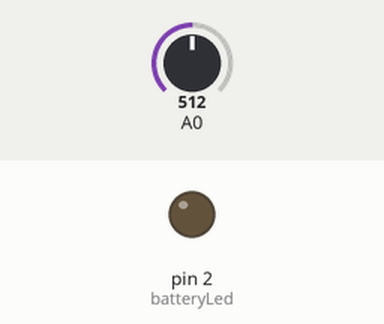
Recording of a sketch running on a simulated Arduino Uno, built with avr-gcc and run on an emulated ATmega328P. Shown: output pins drawn as LEDs (lit = HIGH). The inputs (shaded band) are chosen by the test bench; at power-on: A0 = 512.

Above: at 1.3 s.
1.4 s: A0 set to 212
2.9 s: A0 set to 195
At 4.2 s:
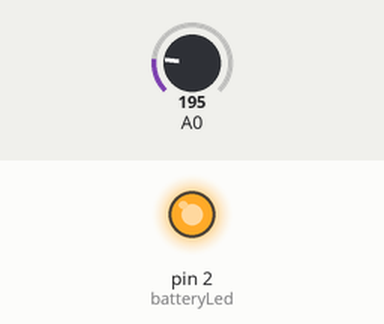
4.5 s: A0 set to 306
At 5.5 s:
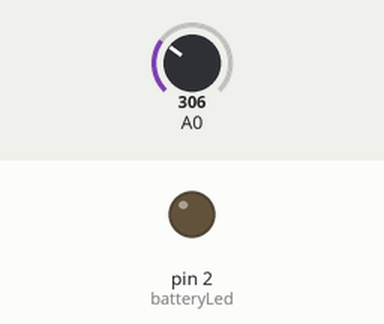
6.0 s: A0 set to 122
At 6.7 s:
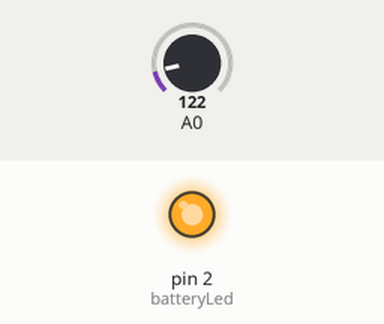
Timing chart, 0 to 8.5 s (numbered marks = the images above; inputs shaded):
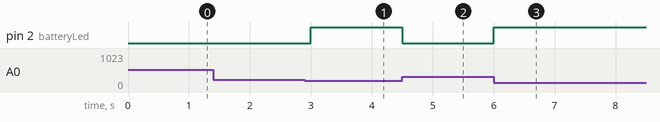

The sketch:

APU_BASE.ino
```cpp
#define Z1 1000.0
#define Z2 1000.0

const int batteryLed = 2;

void setup() {
   pinMode(batteryLed, OUTPUT);
   digitalWrite(batteryLed, LOW);
}

void loop() {
  //The arduino uses a voltage divider to measure the voltage of the batteries used in the event of a power cut
  //Measure the voltage of the 9V (Arduino) battery
  float batVout = analogRead(A0) * (5.0/1023.0);
  float batVin = (Z1 + Z2)/(Z2) * batVout;
  //If the battery voltage is <=2V turn on the 9V battery low LED
  if(batVin<=2){
    digitalWrite(batteryLed, HIGH);
  }
  //If the battery voltage >2V turn off the 9V battery low LED
  else if(batVin>2){
    digitalWrite(batteryLed, LOW);
  }

  delay(500);
}
```

Measured:
- the behaviour switches between 205 and 204 on A0 (found by bisection; images 0 and 1)
- after the input at 1.4 s, every drawn part: stays the same
- after the input at 2.9 s, pin 2 (batteryLed): LOW → HIGH after 0.10 s
- after the input at 4.5 s, pin 2 (batteryLed): HIGH → LOW at once
- after the input at 6.0 s, pin 2 (batteryLed): LOW → HIGH at once
